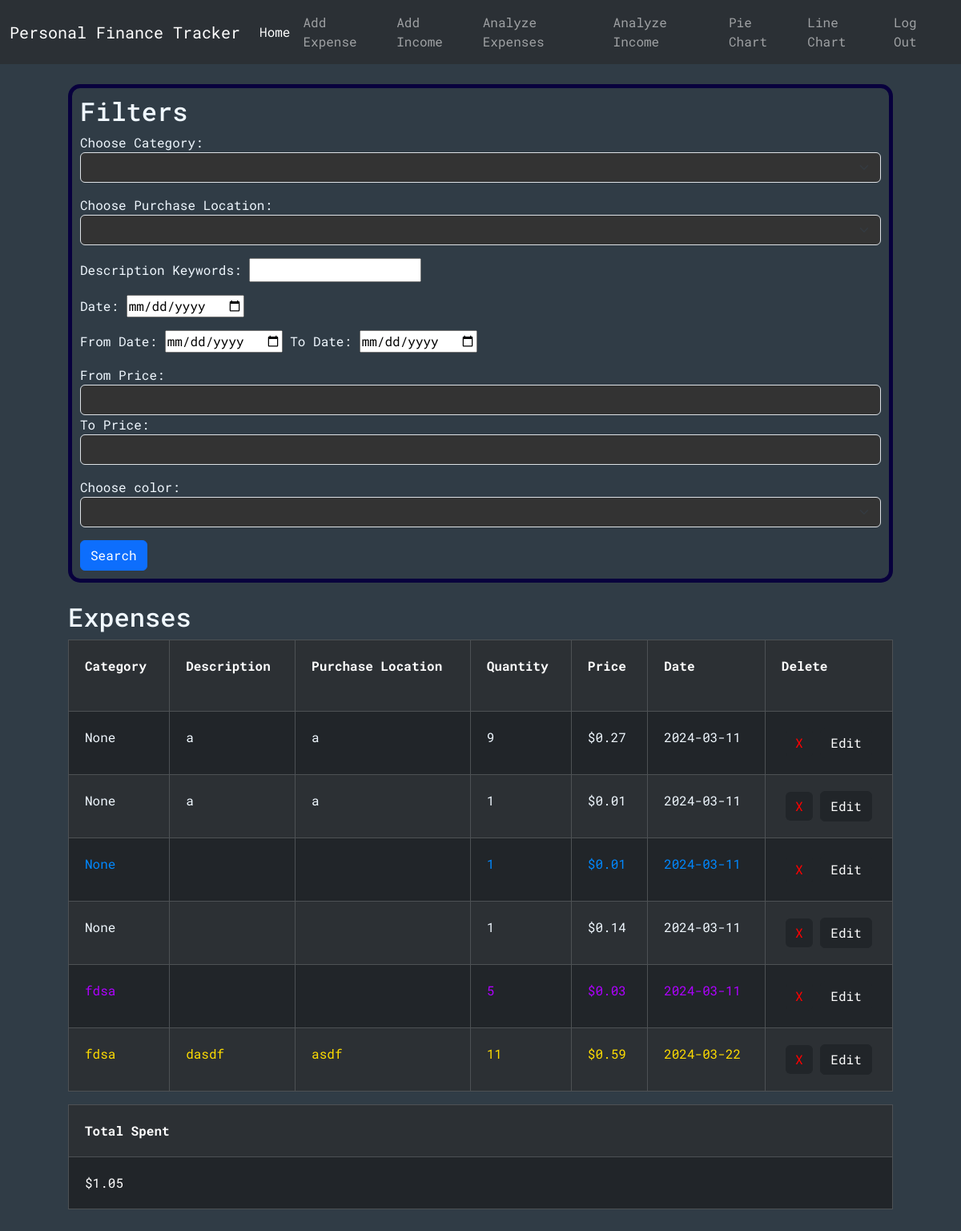
The page /analyzeExpenses (signed in) on the database as committed earlier.
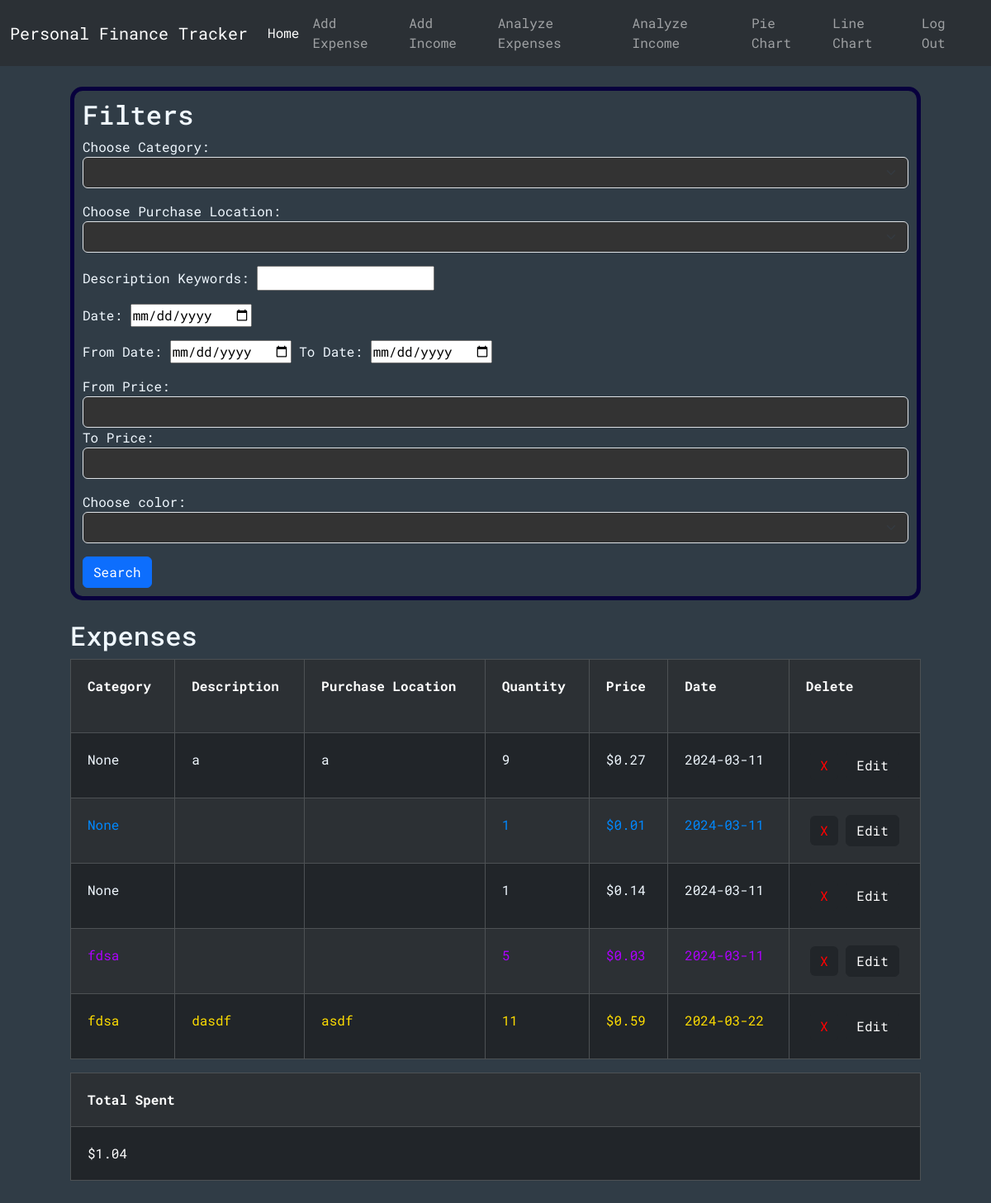
The same page on the database as committed later.
### tables this page shows
CREATE TABLE expenses (id INTEGER PRIMARY KEY, user_id INTEGER NOT NULL, category TEXT, description TEXT, purchaseLocation TEXT, quantity INTEGER NOT NULL, price NUMERIC NOT NULL, date TEXT NOT NULL, color TEXT, FOREIGN KEY (user_id) REFERENCES users(id));

### app.py (the view)
@app.route("/analyzeExpenses", methods=["GET", "POST"])
@login_required
def analyzeExpenses():
    conn = get_db_connection()
    categories = conn.execute("SELECT DISTINCT category FROM expenses WHERE user_id = ?", (session["user_id"],)).fetchall()
    purchaseLocations = conn.execute("SELECT DISTINCT purchaseLocation FROM expenses WHERE user_id = ?", (session["user_id"],)).fetchall()
    colors = conn.execute("SELECT DISTINCT color FROM expenses WHERE user_id = ?", (session["user_id"],)).fetchall()
    categoryFilter = None
    purchaseLocationFilter = None
    keywordsFilter = None
    dateFilter = None
    fromDateFilter =None
    toDateFilter = None
    fromPriceFilter = None
    toPriceFilter = None
    colorFilter = None
    exps = conn.execute("SELECT * FROM expenses WHERE user_id = ?", (session["user_id"],)).fetchall()
    total = conn.execute("SELECT SUM(price) AS sum FROM expenses WHERE user_id = ?", (session["user_id"],)).fetchall()[0]["sum"]
    if request.method == "POST":
        categoryFilter = request.form.get("category")
        purchaseLocationFilter = request.form.get("purchaseLocation")
        keywordsFilter = request.form.get("keywords")
        dateFilter = request.form.get("date")
        fromDateFilter = request.form.get("fromDate")
        toDateFilter = request.form.get("toDate")
        fromPriceFilter = request.form.get("fromPrice")
        toPriceFilter = request.form.get("toPrice")
        colorFilter = request.form.get("color")
        if dateFilter and (fromDateFilter or toDateFilter):
            flash("Cannot do from-to date at the same time as a specific date")
        if (fromPriceFilter and toPriceFilter) and float(fromPriceFilter) > float(toPriceFilter):
            flash("From-price must be smaller than to-price")
        if fromDateFilter:
            fD = date.fromisoformat(fromDateFilter)
        if toDateFilter:
            tD = date.fromisoformat(toDateFilter)
        if  fromDateFilter and toDateFilter and (not dateIsLessThan(fD, tD)):
            flash("From-date must be less than to-date")
        floatedFromPriceFilter = 0
        if fromPriceFilter:
            floatedFromPriceFilter = float(fromPriceFilter)
        floatedToPriceFilter = 0
        if toPriceFilter:
            floatedToPriceFilter = float(toPriceFilter)
        exps = conn.execute("SELECT * FROM expenses WHERE"\
                            " user_id = ?"\
                            " AND CASE WHEN ? != '' THEN category = ? ELSE 1 END"\
                            " AND CASE WHEN ? != '' THEN purchaseLocation = ? ELSE 1 END"\
                            " AND CASE WHEN ? != '' THEN description LIKE ? ELSE 1 END"\
                            " AND CASE WHEN ? != '' THEN date = ? ELSE 1 END"\
                             " AND CASE WHEN ? != '' AND ? != '' THEN date BETWEEN ? AND ? "\
                                " WHEN ? != '' AND ? == '' THEN date BETWEEN ? AND '9999-00-00'"\
                                " WHEN ? != '' AND ? == '' THEN date BETWEEN 0000-00-00  AND ?"\
                                " ELSE 1 END"\
                            " AND CASE WHEN ? != '' AND ? != '' THEN price BETWEEN ? AND ? "\
                                " WHEN ? != '' AND ? == '' THEN price BETWEEN ? AND 99999999"\
                                " WHEN ? != '' AND ? == '' THEN price BETWEEN 0 AND ?"\
                                " ELSE 1 END"\
                            " AND CASE WHEN ? != '' THEN color = ? ELSE 1 END"
                            , (session["user_id"], categoryFilter, categoryFilter, purchaseLocationFilter, purchaseLocationFilter, keywordsFilter, f'%{keywordsFilter}%', dateFilter, dateFilter, fromDateFilter, toDateFilter, fromDateFilter, toDateFilter, fromDateFilter, toDateFilter, fromDateFilter, toDateFilter, fromDateFilter, toDateFilter , fromPriceFilter, toPriceFilter, floatedFromPriceFilter, floatedToPriceFilter, fromPriceFilter, toPriceFilter, floatedFromPriceFilter, fromPriceFilter, toPriceFilter, floatedToPriceFilter, colorFilter, colorFilter)).fetchall()
        total = conn.execute("SELECT SUM(price) AS sum FROM expenses WHERE"\
                            " user_id = ?"\
                            " AND CASE WHEN ? != '' THEN category = ? ELSE 1 END"\
                            " AND CASE WHEN ? != '' THEN purchaseLocation = ? ELSE 1 END"\
                            " AND CASE WHEN ? != '' THEN description LIKE ? ELSE 1 END"\
                            " AND CASE WHEN ? != '' THEN date = ? ELSE 1 END"\
                            " AND CASE WHEN ? != '' AND ? != '' THEN date BETWEEN ? AND ? "\
                                " WHEN ? != '' AND ? == '' THEN date BETWEEN ? AND '9999-00-00'"\
                                " WHEN ? != '' AND ? == '' THEN date BETWEEN 0000-00-00  AND ?"\
                                " ELSE 1 END"\
                            " AND CASE WHEN ? != '' AND ? != '' THEN price BETWEEN ? AND ? "\
                                " WHEN ? != '' AND ? == '' THEN price BETWEEN ? AND 99999999"\
                                " WHEN ? != '' AND ? == '' THEN price BETWEEN 0 AND ?"\
                                " ELSE 1 END"\
                            " AND CASE WHEN ? != '' THEN color = ? ELSE 1 END"
                            , (session["user_id"], categoryFilter, categoryFilter, purchaseLocationFilter, purchaseLocationFilter, keywordsFilter, f'%{keywordsFilter}%', dateFilter, dateFilter, fromDateFilter, toDateFilter, fromDateFilter, toDateFilter, fromDateFilter, toDateFilter, fromDateFilter, toDateFilter, fromDateFilter, toDateFilter, fromPriceFilter, toPriceFilter, floatedFromPriceFilter, floatedToPriceFilter, fromPriceFilter, toPriceFilter, floatedFromPriceFilter, fromPriceFilter, toPriceFilter, floatedToPriceFilter, colorFilter, colorFilter)).fetchall()[0]["sum"]
    elif request.method == "GET":
        categoryFilter = categoryFilter if categoryFilter is not None else ""
        purchaseLocationFilter = purchaseLocationFilter if purchaseLocationFilter is not None else ""
        keywordsFilter = keywordsFilter if keywordsFilter is not None else ""
        dateFilter = dateFilter if dateFilter is not None else ""
        fromDateFilter = fromDateFilter if fromDateFilter is not None else ""
        toDateFilter = toDateFilter if toDateFilter is not None else ""
        fromPriceFilter = fromPriceFilter if fromPriceFilter is not None else ""
        toPriceFilter = toPriceFilter if toPriceFilter is not None else ""
        colorFilter = colorFilter if colorFilter is not None else ""
    return render_template("analyzeExpenses.html", categories=categories,purchaseLocations=purchaseLocations, colors=colors, expenses=exps,total=total,categoryFilter=categoryFilter,purchaseLocationFilter=purchaseLocationFilter,keywordsFilter=keywordsFilter,dateFilter=dateFilter,fromDateFilter=fromDateFilter,toDateFilter=toDateFilter,    fromPriceFilter=fromPriceFilter, toPriceFilter=toPriceFilter, colorFilter=colorFilter)

### helpers.py (called while the page is built)
def login_required(f):
    @wraps(f)
    def decorated_function(*args, **kwargs):
        if session.get("user_id") is None:
            return redirect("/login")
        return f(*args, **kwargs)
    return decorated_function

def get_db_connection():
    conn = sqlite3.connect('database.db')
    conn.row_factory = sqlite3.Row
    return conn

### templates/analyzeExpenses.html (shortened to what the changed rows need)
{% extends "layout.html" %}
{% block body %}
<div class="cont center-horizontal">
  <div class="formBox">
    <h2>Filters</h2>
  </div>
  <br />
  {% if expenses -%}
  <div>
    <div>
      <h2>Expenses</h2>
      <div class="table-responsive">
        <table
          class="table table-dark table-striped table-bordered table-hover"
        >
          <tr>
            <th scope="col">Category</th>
            <th scope="col">Description</th>
            <th scope="col">Purchase Location</th>
            <th scope="col">Quantity</th>
            <th scope="col">Price</th>
            <th scope="col">Date</th>
            <th scope="col">
              Delete
              <br />
            </th>
          </tr>
          {% for expense in expenses %}
          <tr>
            <td style="color: {{expense['color']}}">{{ expense["category"] }}</td>
            <td style="color: {{expense['color']}}">{{ expense["description"] }}</td>
            <td style="color: {{expense['color']}}">{{ expense["purchaseLocation"] }}</td>
            <td style="color: {{expense['color']}}">{{ expense["quantity"] }}</td>
            <td style="color: {{expense['color']}}">{{ "$%.2f"| format(expense["price"] )}}</td>
            <td style="color: {{expense['color']}}">{{ expense["date"] }}</td>
            <td style="text-align: center">
              <form action="/delete" method="POST" style="display: inline-block">
                <button
                  type="submit"
                  class="delete-btn btn btn-dark"
                  style="color: red; border: 0; text-align: center"
                >
                  X
                </button>
              </form>
              <form action="/edit" method="POST" style="display: inline-block">
                <button type="submit" class="delete-btn btn btn-dark">
                  Edit
                </button>
              </form>
            </td>
          </tr>
          {% endfor %}
        </table>
      </div>
      <table class="table table-dark table-striped table-bordered table-hover">
        <tr>
          <th scope="col">Total Spent</th>
        </tr>
        <tr>
          <td>{{"$%.2f"| format(total)}}</td>
        </tr>
      </table>
    </div>
    {% endif %}
  </div>
</div>
{% endblock %}

Rows that differ between the two databases and show on the page:
removed expenses: category "None", description "a", purchaseLocation "a", quantity "1", price "$0.01", date "2024-03-11"
Other text that changed with them:
{{ "$%.2f"| format(total) }}: "$1.05" → "$1.04"
